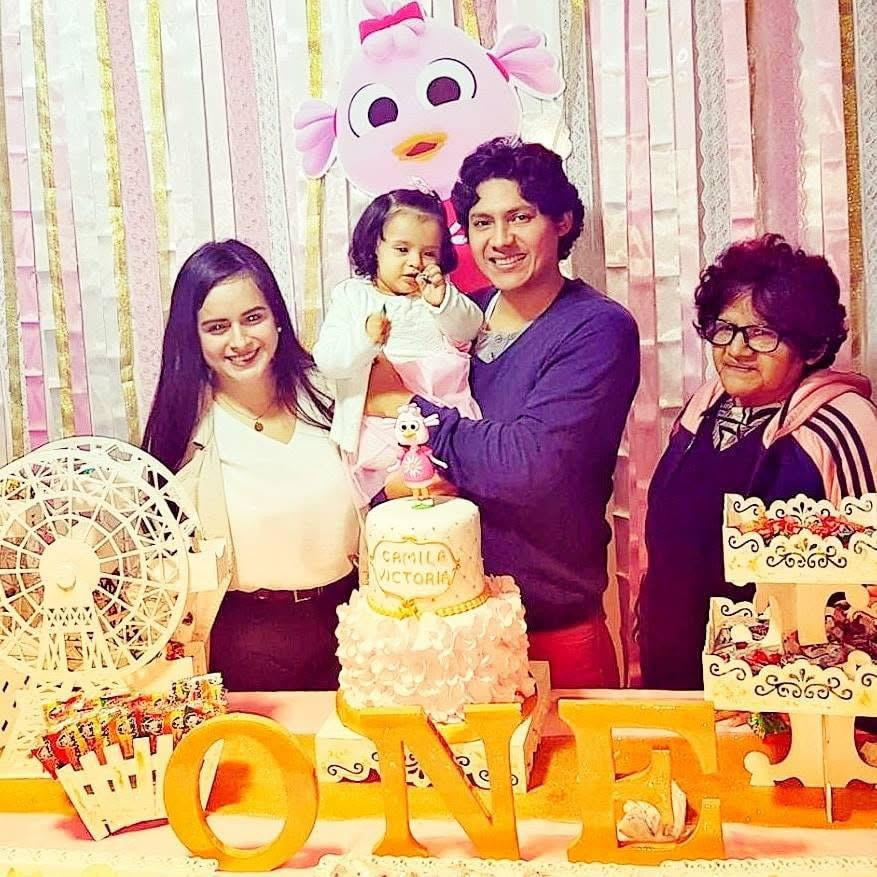
#> input picture resources/images/20487.jpg, 877 x 877 px
$ python -i visual_duplicate_detector.py   (imports and definitions only)
#> lines starting #> are read from the running program, lines starting #| are printed output that depends on the picture
from __future__ import annotations

from dataclasses import dataclass
from pathlib import Path, PurePosixPath
from re import IGNORECASE
from re import compile as re_compile
from urllib.parse import unquote, urlsplit

from PIL import Image, ImageChops, ImageOps, ImageStat

_CANVAS_SIZE = 128
_MAX_DHASH_DISTANCE = 4
_MAX_NORMALIZED_PIXEL_DIFFERENCE = 1.0
_MAX_ASPECT_RATIO_DIFFERENCE = 0.005
_MIN_AREA_DIFFERENCE = 0.02
_VARIANT_SUFFIX = re_compile(r"-(?:scaled|\d{2,4}x\d{2,4})$", IGNORECASE)


@dataclass(frozen=True)
class VisualImageFingerprint:
    """Small, decoded fingerprint used only to detect generated image variants."""

    path: Path
    url_family: tuple[str, str, str] | None
    has_generated_variant_suffix: bool
    width: int
    height: int
    dhash: int
    canvas: Image.Image

    @property
    def area(self) -> int:
        return self.width * self.height


def _url_family(url: str) -> tuple[tuple[str, str, str] | None, bool]:
    """Return a CMS variant family, ignoring query strings and image extensions."""
    raw_url = str(url or "").strip()
    parts = urlsplit(raw_url)
    if not parts.scheme or not parts.netloc or not parts.path:
        return None, False

    decoded_path = unquote(parts.path).replace("\\", "/")
    filename = PurePosixPath(decoded_path).name
    suffix = PurePosixPath(filename).suffix
    stem = filename[: -len(suffix)] if suffix else filename
    has_variant_suffix = False

    while True:
        normalized = _VARIANT_SUFFIX.sub("", stem)
        if normalized == stem:
            break
        has_variant_suffix = True
        stem = normalized

    if not stem:
        return None, has_variant_suffix

    family = (
        parts.netloc.casefold(),
        str(PurePosixPath(decoded_path).parent).casefold(),
        stem.casefold(),
    )
    return family, has_variant_suffix


def build_visual_fingerprint(
    path: str | Path,
    url: str = "",
) -> VisualImageFingerprint | None:
    """Decode a local raster image into a cheap perceptual comparison canvas.

    Invalid/unavailable files return None so callers fail open and preserve the
    candidate instead of accidentally dropping a valid alternative.
    """
#> called with path = '../../resources/images/20487.jpg', url = ''
    image_path = Path(path)
    try:
        with Image.open(image_path) as source:
#> source is the input picture: PIL image 877x877 RGB; mean R, G, B 205.4, 164, 140.3
            oriented = ImageOps.exif_transpose(source)
            width, height = oriented.size
#> width = 877; height = 877
            if width <= 0 or height <= 0:
                return None

            oriented.thumbnail(
                (_CANVAS_SIZE, _CANVAS_SIZE),
                Image.Resampling.LANCZOS,
            )
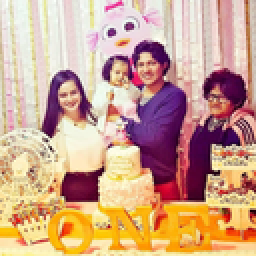
#> oriented: PIL image 128x128 RGB (shown 2 times larger); mean R, G, B 205.2, 164, 140.2
            rgba = oriented.convert("RGBA")
            background = Image.new("RGBA", rgba.size, "white")
#> background: PIL image 128x128 RGBA; every value is 255
            background.alpha_composite(rgba)
            rgb = background.convert("RGB")

            canvas = Image.new("RGB", (_CANVAS_SIZE, _CANVAS_SIZE), "white")
#> canvas: PIL image 128x128 RGB; every value is 255
            canvas.paste(
                rgb,
                (
                    (_CANVAS_SIZE - rgb.width) // 2,
                    (_CANVAS_SIZE - rgb.height) // 2,
                ),
            )

        grayscale = canvas.convert("L").resize((9, 8), Image.Resampling.LANCZOS)
        # Pillow types ImagingCore inconsistently; bytes returns the grayscale
        # pixel values as ints and avoids that typing mismatch.
        pixels = list(grayscale.tobytes())
#> pixels = 72 values, max 244 at index 38, min 34 at index 51, mean 173.3
        perceptual_hash = 0
        for y in range(8):
            for x in range(8):
                perceptual_hash = (
                    (perceptual_hash << 1)
                    | int(pixels[y * 9 + x] > pixels[y * 9 + x + 1])
                )
#> after the loop, perceptual_hash = 12915158084561456339

        family, has_variant_suffix = _url_family(url)
        return VisualImageFingerprint(
            path=image_path.resolve(),
            url_family=family,
            has_generated_variant_suffix=has_variant_suffix,
            width=width,
            height=height,
            dhash=perceptual_hash,
            canvas=canvas,
        )
    except Exception:  # noqa: BLE001
        # Image decoders raise format-specific exceptions for corrupt legacy
        # files. A failed fingerprint must preserve the candidate.
        return None


# [44 lines left out: function is_generated_resolution_duplicate, not called in this run]

>>> result = build_visual_fingerprint('../../resources/images/20487.jpg')

$ run again, on resources/images/P0010.jpg
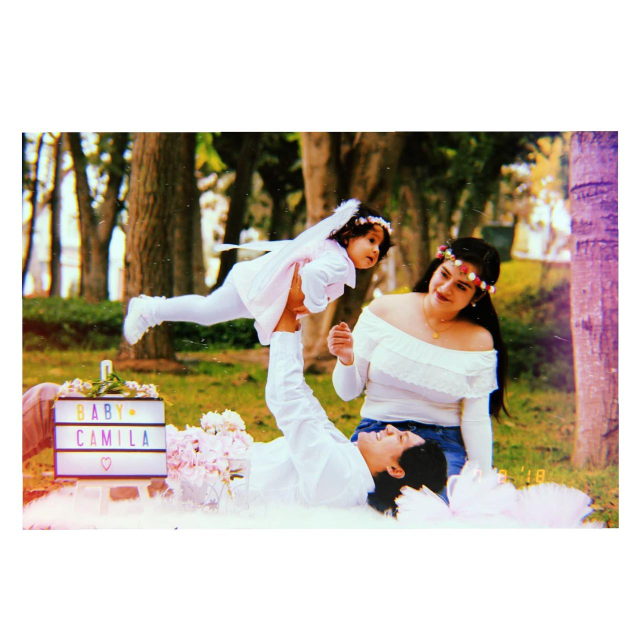
#> input picture resources/images/P0010.jpg, 1280 x 1280 px (shown at 1/2 size)
#> in build_visual_fingerprint, source is the input picture: PIL image 1280x1280 RGB; mean R, G, B 196.6, 186.7, 175
#> in build_visual_fingerprint, `oriented.thumbnail( (_CANVAS_SIZE, _CANVAS_SIZE), Image.Resampling.LAN..`:
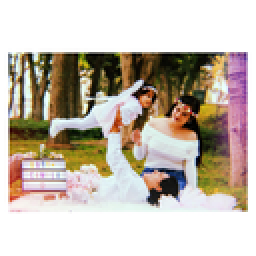
#> oriented: PIL image 128x128 RGB (shown 2 times larger); mean R, G, B 196.5, 186.6, 174.9
#> background: PIL image 128x128 RGBA; every value is 255
#> canvas: PIL image 128x128 RGB; every value is 255
#> pixels = 72 values, max 255 at index 0, min 27 at index 24, mean 185.7
#> after the loop in build_visual_fingerprint, `for y in range(8):`: perceptual_hash = 66653343095200000

$ run again, on resources/images/P0020.jpg
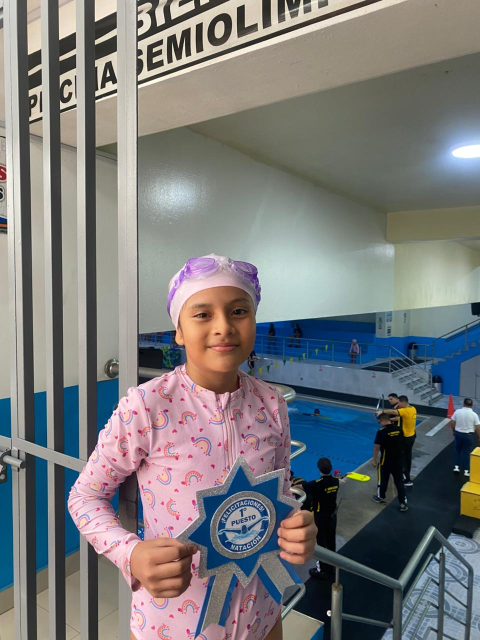
#> input picture resources/images/P0020.jpg, 960 x 1280 px (shown at 1/2 size)
#> in build_visual_fingerprint, source is the input picture: PIL image 960x1280 RGB; mean R, G, B 121.8, 122.1, 122.4
#> in build_visual_fingerprint, `oriented.thumbnail( (_CANVAS_SIZE, _CANVAS_SIZE), Image.Resampling.LAN..`:
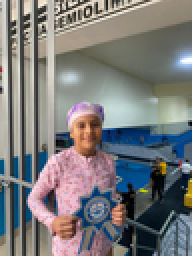
#> oriented: PIL image 96x128 RGB (shown 2 times larger); mean R, G, B 121.9, 122, 122.4
#> background: PIL image 96x128 RGBA; every value is 255
#> in build_visual_fingerprint, `canvas.paste( rgb, ( (_CANVAS_SIZE - rgb.width) // 2, (_CANVAS_SIZE - ..`:
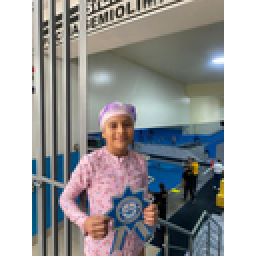
#> canvas: PIL image 128x128 RGB (shown 2 times larger); mean R, G, B 155.2, 155.3, 155.5
#> pixels = 72 values, max 255 at index 0, min 28 at index 60, mean 154.9
#> after the loop in build_visual_fingerprint, `for y in range(8):`: perceptual_hash = 14185455733039733980
